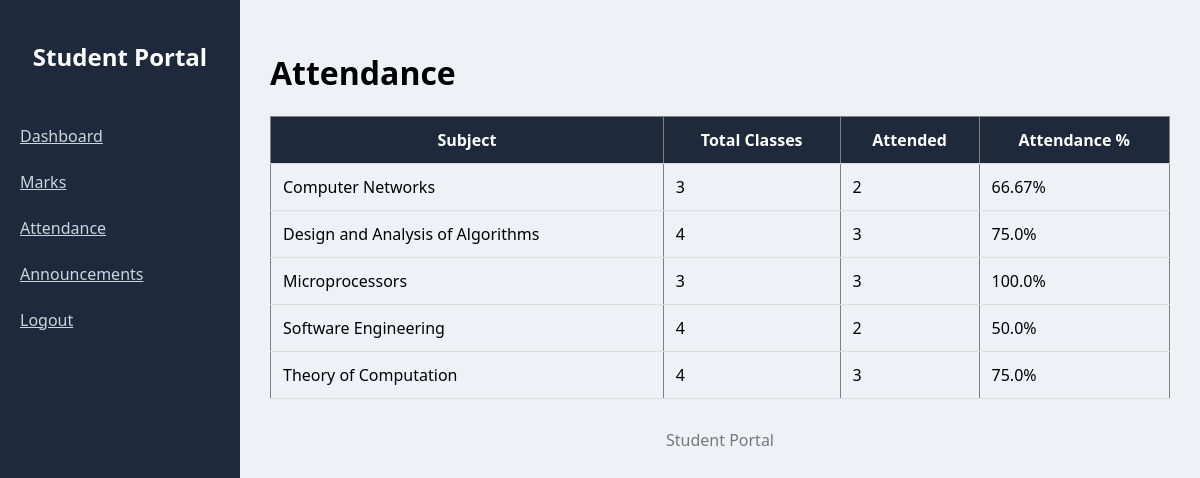
Screenshot of /attendance (signed in) with the database file from the repository.
### tables this page shows
CREATE TABLE subjects (
    subject_id INTEGER PRIMARY KEY AUTOINCREMENT,
    subject_name TEXT,
    semester INTEGER
);

### app.py (the view)
@app.route('/attendance')
def attendance_page():
    if 'user_id' not in session:
        return redirect(url_for('login'))
    conn = get_db_connection()
    attendance = conn.execute(f"""
    SELECT
        sub.subject_name,
        COUNT(a.attendance_id) AS total_classes,
        SUM(CASE WHEN a.status='Present' THEN 1 ELSE 0 END) AS attended_classes,
        ROUND(
            (SUM(CASE WHEN a.status='Present' THEN 1 ELSE 0 END) * 100.0) /
            COUNT(a.attendance_id), 2
        ) AS percentage
    FROM subjects sub
    JOIN students s ON s.semester = sub.semester
    LEFT JOIN attendance a
        ON a.subject_id = sub.subject_id
        AND a.student_id = s.student_id
    WHERE s.user_id = {session['user_id']}
    GROUP BY sub.subject_name
    """).fetchall()
    conn.close()
    return render_template('attendance.html', attendance=attendance)

### app.py (called while the page is built)
def get_db_connection():
    conn = sqlite3.connect('student_portal.db')
    conn.row_factory = sqlite3.Row
    return conn

### templates/attendance.html
{% extends "base.html" %}
{% block content %}
<h1>Attendance</h1>
<table border="1" cellpadding="10">
<tr>
<th>Subject</th>
<th>Total Classes</th>
<th>Attended</th>
<th>Attendance %</th>
</tr>
{% for a in attendance %}
<tr>
<td>{{ a.subject_name }}</td>
<td>{{ a.total_classes }}</td>
<td>{{ a.attended_classes }}</td>
<td>{{ a.percentage }}%</td>
</tr>
{% endfor %}
</table>
{% endblock %}

### templates/base.html (style rules this page uses)
body { margin:0; font-family:'Segoe UI',sans-serif; background:#eef2f7; }
table { width:100%; border-collapse:collapse; }
th,td { padding:12px; border-bottom:1px solid #ddd; }
th { background:#1e293b; color:white; }

### rows the page displays
subjects: subject_name "Computer Networks", total_classes "3", attended_classes "2", percentage "66.67"
subjects: subject_name "Design and Analysis of Algorithms", total_classes "4", attended_classes "3", percentage "75.0"
subjects: subject_name "Microprocessors", total_classes "3", attended_classes "3", percentage "100.0"
subjects: subject_name "Software Engineering", total_classes "4", attended_classes "2", percentage "50.0"
subjects: subject_name "Theory of Computation", total_classes "4", attended_classes "3", percentage "75.0"
